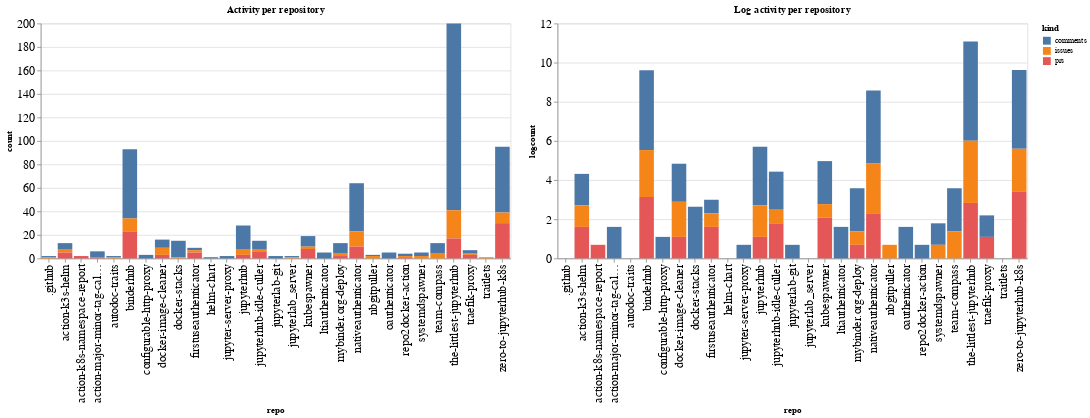

Notebook cell for this chart:
### Code cell
ch1 = alt.Chart(repo_summaries, width=600, title="Activity per repository").mark_bar().encode(
    x='repo',
    y='count',
    color='kind',
    tooltip="kind"
)

ch2 = alt.Chart(repo_summaries, width=600, title="Log activity per repository").mark_bar().encode(
    x='repo',
    y='logcount',
    color='kind',
    tooltip="kind"
)

ch1 | ch2

### Figure 1 — Vega-Lite specification as saved in the notebook (floating-point values rounded to 4 significant figures)
{"config": {"axisLeft": {"labelFontSize": 15}, "axisBottom": {"labelFontSize": 15}}, "hconcat": [{"mark": "bar", "encoding": {"color": {"type": "nominal", "field": "kind"}, "tooltip": {"type": "nominal", "field": "kind"}, "x": {"type": "nominal", "field": "repo"}, "y": {"type": "quantitative", "field": "count"}}, "title": "Activity per repository", "width": 600}, {"mark": "bar", "encoding": {"color": {"type": "nominal", "field": "kind"}, "tooltip": {"type": "nominal", "field": "kind"}, "x": {"type": "nominal", "field": "repo"}, "y": {"type": "quantitative", "field": "logcount"}}, "title": "Log activity per repository", "width": 600}], "data": {"name": "data-392b35b2b2c0860a1a64cc705c860b85"}, "$schema": "https://vega.github.io/schema/vega-lite/v4.8.1.json", "datasets": {"data-392b35b2b2c0860a1a64cc705c860b85": [{"repo": ".github", "kind": "comments", "count": 1, "logcount": 0.0}, {"repo": ".github", "kind": "issues", "count": 1, "logcount": 0.0}, {"repo": "action-k3s-helm", "kind": "comments", "count": 5, "logcount": 1.609}, {"repo": "action-k3s-helm", "kind": "issues", "count": 3, "logcount": 1.099}, {"repo": "action-k3s-helm", "kind": "prs", "count": 5, "logcount": 1.609}, {"repo": "action-k8s-namespace-report", "kind": "prs", "count": 2, "logcount": 0.6931}, {"repo": "action-major-minor-tag-calculator", "kind": "comments", "count": 5, "logcount": 1.609}, {"repo": "action-major-minor-tag-calculator", "kind": "prs", "count": 1, "logcount": 0.0}, {"repo": "autodoc-traits", "kind": "comments", "count": 1, "logcount": 0.0}, {"repo": "autodoc-traits", "kind": "issues", "count": 1, "logcount": 0.0}, {"repo": "binderhub", "kind": "comments", "count": 59, "logcount": 4.078}, {"repo": "binderhub", "kind": "issues", "count": 11, "logcount": 2.398}, {"repo": "binderhub", "kind": "prs", "count": 23, "logcount": 3.135}, {"repo": "configurable-http-proxy", "kind": "comments", "count": 3, "logcount": 1.099}, {"repo": "docker-image-cleaner", "kind": "comments", "count": 7, "logcount": 1.946}, {"repo": "docker-image-cleaner", "kind": "issues", "count": 6, "logcount": 1.792}, {"repo": "docker-image-cleaner", "kind": "prs", "count": 3, "logcount": 1.099}, {"repo": "docker-stacks", "kind": "comments", "count": 14, "logcount": 2.639}, {"repo": "docker-stacks", "kind": "issues", "count": 1, "logcount": 0.0}, {"repo": "firstuseauthenticator", "kind": "comments", "count": 2, "logcount": 0.6931}, {"repo": "firstuseauthenticator", "kind": "issues", "count": 2, "logcount": 0.6931}, {"repo": "firstuseauthenticator", "kind": "prs", "count": 5, "logcount": 1.609}, {"repo": "helm-chart", "kind": "comments", "count": 1, "logcount": 0.0}, {"repo": "jupyter-server-proxy", "kind": "comments", "count": 2, "logcount": 0.6931}, {"repo": "jupyterhub", "kind": "comments", "count": 20, "logcount": 2.996}, {"repo": "jupyterhub", "kind": "issues", "count": 5, "logcount": 1.609}, {"repo": "jupyterhub", "kind": "prs", "count": 3, "logcount": 1.099}, {"repo": "jupyterhub-idle-culler", "kind": "comments", "count": 7, "logcount": 1.946}, {"repo": "jupyterhub-idle-culler", "kind": "issues", "count": 2, "logcount": 0.6931}, {"repo": "jupyterhub-idle-culler", "kind": "prs", "count": 6, "logcount": 1.792}, {"repo": "jupyterlab-git", "kind": "comments", "count": 2, "logcount": 0.6931}, {"repo": "jupyterlab_server", "kind": "comments", "count": 1, "logcount": 0.0}, {"repo": "jupyterlab_server", "kind": "issues", "count": 1, "logcount": 0.0}, {"repo": "kubespawner", "kind": "comments", "count": 9, "logcount": 2.197}, {"repo": "kubespawner", "kind": "issues", "count": 2, "logcount": 0.6931}, {"repo": "kubespawner", "kind": "prs", "count": 8, "logcount": 2.079}, {"repo": "ltiauthenticator", "kind": "comments", "count": 5, "logcount": 1.609}, {"repo": "mybinder.org-deploy", "kind": "comments", "count": 9, "logcount": 2.197}, {"repo": "mybinder.org-deploy", "kind": "issues", "count": 2, "logcount": 0.6931}, {"repo": "mybinder.org-deploy", "kind": "prs", "count": 2, "logcount": 0.6931}, {"repo": "nativeauthenticator", "kind": "comments", "count": 41, "logcount": 3.714}, {"repo": "nativeauthenticator", "kind": "issues", "count": 13, "logcount": 2.565}, {"repo": "nativeauthenticator", "kind": "prs", "count": 10, "logcount": 2.303}, {"repo": "nbgitpuller", "kind": "comments", "count": 1, "logcount": 0.0}, {"repo": "nbgitpuller", "kind": "issues", "count": 2, "logcount": 0.6931}, {"repo": "oauthenticator", "kind": "comments", "count": 5, "logcount": 1.609}, {"repo": "repo2docker-action", "kind": "comments", "count": 2, "logcount": 0.6931}, {"repo": "repo2docker-action", "kind": "issues", "count": 1, "logcount": 0.0}, {"repo": "repo2docker-action", "kind": "prs", "count": 1, "logcount": 0.0}, {"repo": "systemdspawner", "kind": "comments", "count": 3, "logcount": 1.099}, {"repo": "systemdspawner", "kind": "issues", "count": 2, "logcount": 0.6931}, {"repo": "team-compass", "kind": "comments", "count": 9, "logcount": 2.197}, {"repo": "team-compass", "kind": "issues", "count": 4, "logcount": 1.386}, {"repo": "the-littlest-jupyterhub", "kind": "comments", "count": 159, "logcount": 5.069}, {"repo": "the-littlest-jupyterhub", "kind": "issues", "count": 24, "logcount": 3.178}, {"repo": "the-littlest-jupyterhub", "kind": "prs", "count": 17, "logcount": 2.833}, {"repo": "traefik-proxy", "kind": "comments", "count": 3, "logcount": 1.099}, {"repo": "traefik-proxy", "kind": "issues", "count": 1, "logcount": 0.0}, {"repo": "traefik-proxy", "kind": "prs", "count": 3, "logcount": 1.099}, {"repo": "traitlets", "kind": "issues", "count": 1, "logcount": 0.0}, {"repo": "zero-to-jupyterhub-k8s", "kind": "comments", "count": 56, "logcount": 4.025}, {"repo": "zero-to-jupyterhub-k8s", "kind": "issues", "count": 9, "logcount": 2.197}, {"repo": "zero-to-jupyterhub-k8s", "kind": "prs", "count": 30, "logcount": 3.401}]}}
